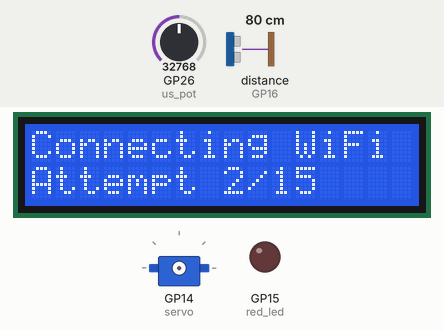
This program was run on a simulated Raspberry Pi Pico running MicroPython. Shown: 16×2 character LCD, servo, output pins drawn as LEDs (lit = HIGH). Inputs (shaded band) come from the test bench; at power-on: distance to the obstacle (sensor on GP16) 80 cm, GP26 (us_pot) = 32768 (analog values on the 0–65535 scale). The echo pulse lasts 58.3 µs per cm; WiFi joins after 1.5 s; servo angles are drawn from the pulse width (0.5 ms = 0°, 2.5 ms = 180°); library files of the repository ran but are not shown: pico_i2c_lcd.py; pins used as bus, display or sensor lines are not drawn; what the program prints to the serial console is not drawn.

Above: at 5.0 s.
5.1 s: distance to the obstacle (sensor on GP16) set to 33 cm
6.6 s: distance to the obstacle (sensor on GP16) set to 28 cm
At 8.2 s:
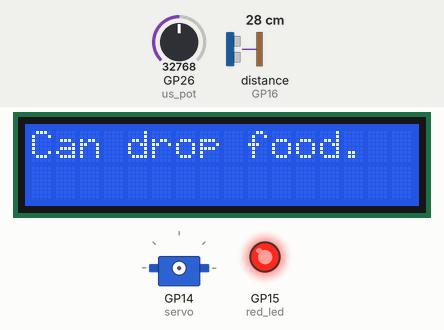
10.2 s: distance to the obstacle (sensor on GP16) set to 35 cm
At 11.6 s:
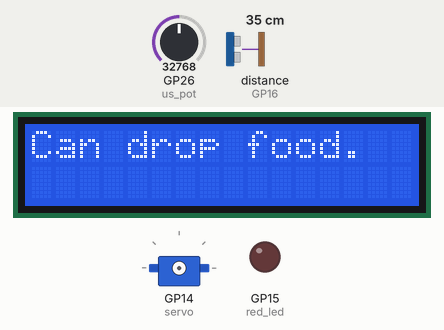
12.0 s: distance to the obstacle (sensor on GP16) set to 2 cm
At 19.6 s:
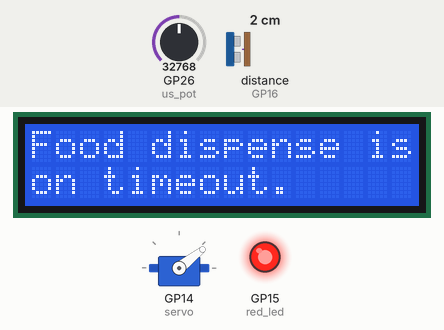
Timing chart, 0 to 20.7 s (numbered marks = the images above; inputs shaded):
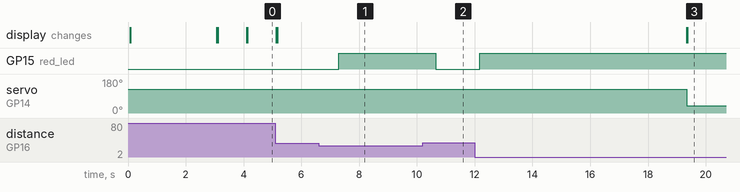

Measured:
- the behaviour switches between 31 and 30 cm on distance to the obstacle (sensor on GP16) (found by bisection; images 0 and 1)
- after the input at 6.6 s, GP15 (red_led): LOW → HIGH after 0.70 s
- after the input at 10.2 s, GP15 (red_led): HIGH → LOW after 0.45 s
- after the input at 12.0 s, GP15 (red_led): LOW → HIGH after 0.18 s; servo on GP14 (servo): 126° → 38° after 7.3 s; the display: first changes after 7.3 s (image 3 shows a later state)

The program:

main.py
```python
import machine
import time
from pico_i2c_lcd import I2cLcd
import servo_functions as sf
import us_functions as usf
import pico_server as server

# LED
red_led = machine.Pin(15, machine.Pin.OUT)

running = False
threshold = 0
distance = 0
seconds = 2 # in seconds
delay_time = 10000 # in ms

# Real Time Clock
rtc = machine.RTC()

TARGET_HOUR = 19
TARGET_MINUTE = 57
TARGET_SEC = 30

red_led.value(0)

# Display
i2c = machine.I2C(0, sda=machine.Pin(0), scl=machine.Pin(1), freq=400000)
devices = i2c.scan()
if len(devices) == 0:
    print("No I2C device found")
else:
    print("I2C Address:", hex(devices[0]))
    lcd = I2cLcd(i2c, devices[0], 2, 16)
    lcd.clear()
    lcd.putstr("Connecting to")
    lcd.move_to(0, 1)
    lcd.putstr("WiFi...")

# Passing the LCD to the usf file
usf.init_lcd(lcd)

# This function return the LCD screen
def get_lcd_display():
    global lcd
    return lcd

# Toggls the LED light
def change_leds(distance):
    if distance is not None and distance > 0 and distance <= threshold:
        red_led.value(1)
    else:
        red_led.value(0)

time.sleep(2)

running = server.connect_wifi(lcd)
connection = server.open_socket()

# If the connection is None, usually means that there is a process already running on this port
if connection is not None and running:
    lcd.show("Can drop food.")
    try:
        while running:
            # Sensor logic
            threshold = usf.get_threshold()
            distance = usf.get_stable_distance()
            change_leds(distance)
            usf.distance_to_timer(distance, threshold, seconds, delay_time)

            # Network logic
            server.loop(seconds)
    except KeyboardInterrupt:
        # Catches the interrupt if it happens outside the while loop (less common)
        pass
    finally:
        server.close_socket_gracefully()

# Errors in case of WiFi cannot connect
if not running:
    lcd.show("WiFi Faild")
elif connection is None:
    lcd.show("Connection Faild")
    
```

servo_functions.py
```python
import machine
import time

# Servo connected through PWM to pin 14
servo = machine.PWM(machine.Pin(14))
servo.freq(50) # 50 Hz frequency, used for calculations, gives .2s

def set_angle(angle):
    # Calculation with errors, -8% error for the min duty and -5% error for the max duty
    min_duty = 3015
    max_duty = 6225
    duty_range = max_duty - min_duty

    # Calculating the final duty
    duty = int(min_duty + (angle / 90) * duty_range)
    servo.duty_u16(duty)

# This function is dispencing the food for x seconds
def dispense_food(seconds):
    # Open gate in 90 degrees
    set_angle(90)
    time.sleep(seconds)
    # Close gate
    set_angle(0)
```

us_functions.py
```python
import machine
import time
from pico_i2c_lcd import I2cLcd
import servo_functions as sf

# Ultrasonic sensor
us_trig = machine.Pin(17, machine.Pin.OUT)
us_echo = machine.Pin(16, machine.Pin.IN)
us_pot = machine.ADC(26)

# Make sure we don't return errors, makes better calculations, might be worse for a few moments in big changes of distance
history = []

# Timer
start_timer = None
food_dispensed = False
time_to_stay = 5000 # 5 seconds
timer = None

# Potentiometer
POT_MAX = 60

# Display
lcd = None

def init_lcd(lcd_instance):
    global lcd
    lcd = lcd_instance

# This function gets the distance from the ultrasonic sensor
def get_distance():
    # Ensure TRIG is low
    us_trig.low()
    time.sleep_us(2)

    # Send 10 µs HIGH pulse
    us_trig.high()
    time.sleep_us(10)
    us_trig.low()

    # Measure pulse width on ECHO
    duration = machine.time_pulse_us(us_echo, 1, 30000)  # timeout 30ms

    if duration < 0:
        return None  # echo failed

    # Convert to cm
    distance = duration * 0.034 / 2
    return distance

# This function gets a stable distance from the sensor, eliminating errors using an array
# Taking last 5 measurements
def get_stable_distance():
    distance = get_distance()
    if distance is not None:
        history.append(distance)
        if len(history) > 5:  # average last 5 readings
            history.pop(0)
        return sum(history) / len(history)
    return None

# This function gets the threshold from the potentiometer
def get_threshold():
    threshold_binary = us_pot.read_u16()
    # Dividing the current value in the maximum value, multiplying it by the maximum distance allowed
    threshold = int(threshold_binary / 65535 * POT_MAX)
    return threshold

# This funcion resets the timer
def reset_timer(t1):
    global food_dispensed, timer, start_timer
    food_dispensed = False
    start_timer = None
    timer.deinit()
    lcd.clear()
    lcd.putstr("Can drop food.")

# This function starts the reset timer
def start_reset_timer(delay_time):
    global timer
    timer = machine.Timer(-1)
    timer.init(mode=machine.Timer.ONE_SHOT, period = delay_time, callback = reset_timer)
    lcd.clear()
    lcd.putstr("Food dispense is")
    lcd.move_to(0, 1)
    lcd.putstr("on timeout.")

# This function checks if the pet is within the threshold for the time_to_stay
def distance_to_timer(distance, threshold, seconds, delay_time):
    global start_timer, food_dispensed
    if food_dispensed:
        return

    if distance is not None and distance > 0 and distance <= threshold:
        if start_timer is None:
            start_timer = time.ticks_ms() # Current time in ms
        else:
            # Checking how long has been passed from the timer
            elapsed = time.ticks_diff(time.ticks_ms(), start_timer)
            if elapsed >= time_to_stay and not food_dispensed:
                sf.dispense_food(seconds)
                food_dispensed = True
                start_reset_timer(delay_time)

    else:
        start_timer = None

    
```

pico_server.py
```python
import network
import time
import socket
import servo_functions as sf

wifi_name = "EagleNet"
wifi_password = None # None --> Open Network
ip = "0.0.0.0"
connection = None

# Making connection to the WiFi
def connect_wifi(lcd):
    global ip

    wlan = network.WLAN(network.STA_IF)
    wlan.active(True)
    time.sleep(1)
    lcd.clear()
    lcd.putstr("Connecting WiFi")

    # Trying to connect to the WiFi in 15 times
    i = 0
    max_attempts = 15  # try for 15 seconds
    while not wlan.isconnected() and i < max_attempts:
        lcd.clear()
        wlan.connect(wifi_name, wifi_password)
        lcd.putstr("Connecting WiFi")
        lcd.move_to(0, 1)
        lcd.putstr(f"Attempt {i+1}/{max_attempts}")
        print(f"Connecting WiFi... Attempt {i+1}")
        time.sleep(1)
        i += 1

    if wlan.isconnected():
        # WiFi connection succeed
        ip = wlan.ifconfig()[0]
        lcd.clear()
        lcd.putstr("WiFi Connected")
        print("Connected to WiFi:", wlan.ifconfig())
        return True
    else:
        # WiFi connection faild
        lcd.clear()
        lcd.putstr("WiFi Failed")
        print("Could not connect to WiFi.")
        return False

# This function returns the IP
def get_ip():
    global ip
    return ip

# This function opens the sockets and returns the connection
def open_socket():
    global ip, connection
    try:
        address = (ip, 80)
        connection = socket.socket(socket.AF_INET, socket.SOCK_STREAM)
        connection.bind(address)
        connection.listen(5)
        connection.settimeout(0.3) # Allowing the browser to send the request
        print('Listening on', address)
        return connection
    except OSError as e:
        if e.errno == 98: # EADDRINUSE, port is in use
            print("Address already in use. Ensure previous processes are stopped or wait a moment.")
        else:
            raise e
        return None

# This function closes the socket and the connection
def close_socket_gracefully():
    global connection
    print("[!] Closing socket...")

    if connection is None:
        print("[!] No socket to close.")
        return

    try:
        connection.close()
    except OSError:
        pass

    connection = None
    print("[!] Socket closed.")

# This function handles the requests
def handle_requests(path, seconds):
    if path == "servo":
        print("Servo!")
        sf.dispense_food(seconds)
        return 200

    return 404

# This is the loop function that accept the requests and returns the outputs
def loop(seconds):
    global connection

    if connection is None:
        return

    try:
        client, addr = connection.accept()
    except OSError as e:
        # ETIMEDOUT = 110 → no client tried to connect in timeout period
        if e.args[0] == 110:
            return
        else:
            raise

    print("Got connection from", addr)

    # Accepts the request
    try:
        request = client.recv(1024)
    except OSError as e:
        # No data found
        print("No data", e)
        client.close()
        return

    if not request:
        # Closing the client connection
        client.close()
        return

    request_str = request.decode()
    # Get the first line
    first_line = request_str.split("\r\n")[0]
    raw_path = first_line.split(" ")[1]   # "/servo?x=2"

    # Remove leading slash
    raw_path = raw_path.lstrip("/")

    # Remove query parameters
    path = raw_path.split("?")[0]

    print("Requested path:", path)

    # Getting response code
    response_code = handle_requests(path, seconds)

    # Client response
    status_text = "OK" if response_code == 200 else "Not Found"
    client.send(f'HTTP/1.0 {response_code} {status_text}\r\nContent-type: text/html\r\n\r\n')
    client.close()
```
